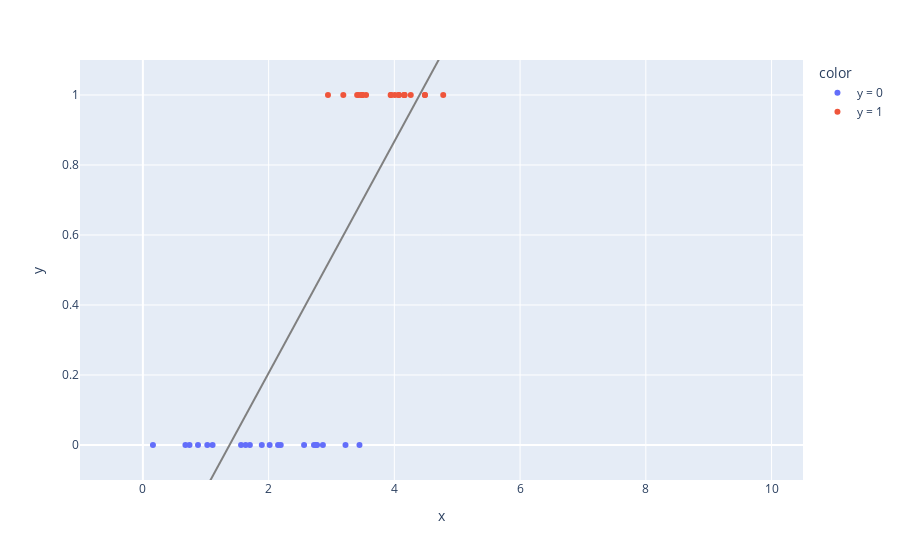

The cell this chart's notebook holds for it:
### Markdown cell above
## Logistic Regression

This notebooks is the first of three "deep-dives" into the most successful of
 the ACE models trained so far. We'll begin with logistic regression as it is
  by far the most simple of the techniques used. We'll get
  the theory out of the way first:

### The Theory

Logistic regression is very similar to the linear regression - indeed,
we can quickly explain it by comparing the two.

Linear regression attempts to directly predict a continuous output by
computing a "line of best fit" - most optimal the solution to the following
formula:

$y =  \beta_{0} + \beta_{1}x_{1} + \beta_{2}x_{2} + ... + \beta_{n}x_{n} + \epsilon$

which is a linear combination of the predictive parameters ($x_{i}$'s) and model
weights ($\beta_{i}$'s) that best fits the outcome variable / label
($y$), with an error term $\epsilon$ representing the inevitable
deviations from this line.

It's a fantastic tool for prediction tasks as it's simple, doesn't require
lots of data and the output is easy to interpret. If we want to understand
the effect one of our variables has on the output, say $x_{3}$, we need simply
look at the
 weight associated with it, $\beta_{3}$ - increasing $x_{3}$ by one unit increases the
 output prediction $y_{i}$ by the value of $\beta_{3}$ (holding all other
 variables constant).

However, linear regression is not well suited to classification tasks. If we
were to fit a linear
regression model to a
really simple classification
 task, the solution might look like this:

### Code cell
lin_reg_plot = fit_lm_and_return_plot(eg_df)
lin_reg_plot.show()

### Figure 1 — Plotly figure (JSON) as saved in the notebook; plotly's stock layout.template omitted (floating-point values rounded to 4 significant figures)
{"data": [{"hovertemplate": "color=y = 0<br>x=%{x}<br>y=%{y}<extra></extra>", "legendgroup": "y = 0", "marker": {"color": "#636efa", "symbol": "circle"}, "mode": "markers", "name": "y = 0", "orientation": "v", "showlegend": true, "type": "scatter", "x": [2.193, 0.1602, 2.771, 2.722, 1.109, 0.7417, 2.863, 1.891, 1.025, 2.016, 2.15, 1.562, 3.223, 2.564, 0.6769, 2.751, 0.8768, 1.702, 1.634, 3.445], "xaxis": "x", "y": [0.0, 0.0, 0.0, 0.0, 0.0, 0.0, 0.0, 0.0, 0.0, 0.0, 0.0, 0.0, 0.0, 0.0, 0.0, 0.0, 0.0, 0.0, 0.0, 0.0], "yaxis": "y"}, {"hovertemplate": "color=y = 1<br>x=%{x}<br>y=%{y}<extra></extra>", "legendgroup": "y = 1", "marker": {"color": "#EF553B", "symbol": "circle"}, "mode": "markers", "name": "y = 1", "orientation": "v", "showlegend": true, "type": "scatter", "x": [4.162, 4.156, 4.075, 3.188, 3.948, 3.941, 4.006, 4.16, 3.481, 3.55, 2.944, 4.261, 3.49, 4.067, 4.777, 3.408, 3.436, 3.493, 4.486, 4.487], "xaxis": "x", "y": [1.0, 1.0, 1.0, 1.0, 1.0, 1.0, 1.0, 1.0, 1.0, 1.0, 1.0, 1.0, 1.0, 1.0, 1.0, 1.0, 1.0, 1.0, 1.0, 1.0], "yaxis": "y"}, {"line": {"color": "gray"}, "mode": "lines", "showlegend": false, "type": "scatter", "x": [0.0, 0.1, 0.2, 0.3, 0.4, 0.5, 0.6, 0.7, 0.8, 0.9, 1.0, 1.1, 1.2, 1.3, 1.4, 1.5, 1.6, 1.7, 1.8, 1.9, 2.0, 2.1, 2.2, 2.3, 2.4, 2.5, 2.6, 2.7, 2.8, 2.9, 3.0, 3.1, 3.2, 3.3, 3.4, 3.5, 3.6, 3.7, 3.8, 3.9, 4.0, 4.1, 4.2, 4.3, 4.4, 4.5, 4.6, 4.7, 4.8, 4.9, 5.0, 5.1, 5.2, 5.3, 5.4, 5.5, 5.6, 5.7, 5.8, 5.9, 6.0, 6.1, 6.2, 6.3, 6.4, 6.5, 6.6, 6.7, 6.8, 6.9, 7.0, 7.1, 7.2, 7.3, 7.4, 7.5, 7.6, 7.7, 7.8, 7.9, 8.0, 8.1, 8.2, 8.3, 8.4, 8.5, 8.6, 8.7, 8.8, 8.9, 9.0, 9.1, 9.2, 9.3, 9.4, 9.5, 9.6, 9.7, 9.8, 9.9], "y": [-0.4561, -0.423, -0.39, -0.3569, -0.3238, -0.2907, -0.2576, -0.2245, -0.1914, -0.1584, -0.1253, -0.09219, -0.05911, -0.02602, 0.007065, 0.04015, 0.07324, 0.1063, 0.1394, 0.1725, 0.2056, 0.2387, 0.2717, 0.3048, 0.3379, 0.371, 0.4041, 0.4372, 0.4703, 0.5033, 0.5364, 0.5695, 0.6026, 0.6357, 0.6688, 0.7019, 0.7349, 0.768, 0.8011, 0.8342, 0.8673, 0.9004, 0.9335, 0.9665, 0.9996, 1.033, 1.066, 1.099, 1.132, 1.165, 1.198, 1.231, 1.264, 1.297, 1.33, 1.364, 1.397, 1.43, 1.463, 1.496, 1.529, 1.562, 1.595, 1.628, 1.661, 1.694, 1.728, 1.761, 1.794, 1.827, 1.86, 1.893, 1.926, 1.959, 1.992, 2.025, 2.058, 2.091, 2.125, 2.158, 2.191, 2.224, 2.257, 2.29, 2.323, 2.356, 2.389, 2.422, 2.455, 2.488, 2.522, 2.555, 2.588, 2.621, 2.654, 2.687, 2.72, 2.753, 2.786, 2.819]}], "layout": {"legend": {"title": {"text": "color"}, "tracegroupgap": 0}, "margin": {"t": 60}, "xaxis": {"anchor": "y", "domain": [0.0, 1.0], "range": [-1, 10.5], "title": {"text": "x"}}, "yaxis": {"anchor": "x", "domain": [0.0, 1.0], "range": [-0.1, 1.1], "title": {"text": "y"}}}}
